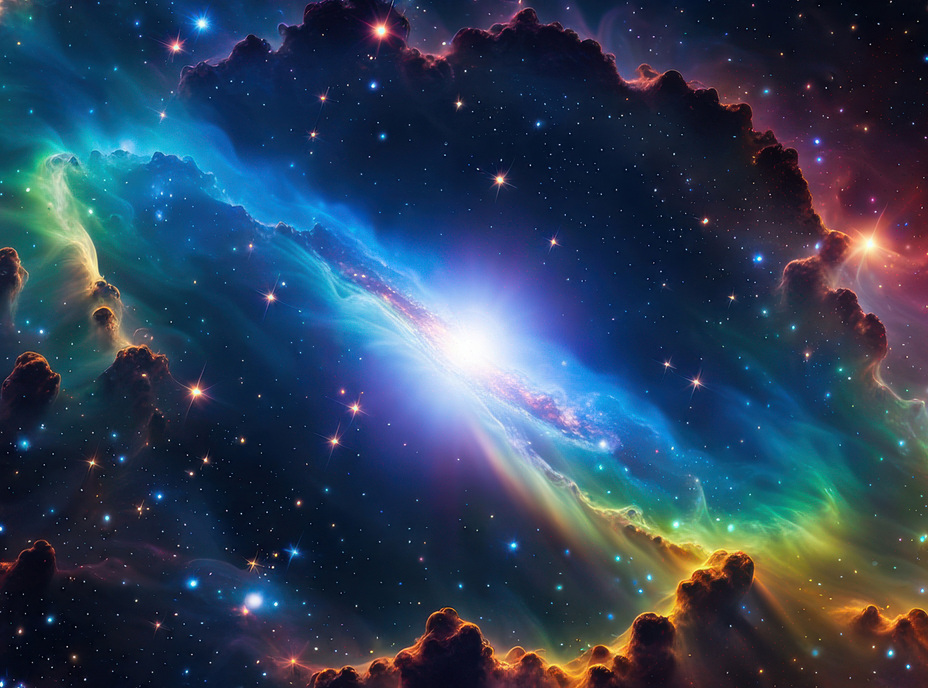

Rendered tile map (Tiled .tmx) drawn with the repository's tilesets; below, a short description and the map source with its tile grids summarised:
An orthogonal 58x43 tile map with 16x16 px tiles, 1 tile layer (Nebula).

<map version="1.10" tiledversion="1.11.0" orientation="orthogonal" renderorder="right-down" width="58" height="43" tilewidth="16" tileheight="16" infinite="0" nextlayerid="2" nextobjectid="1">
 <tileset firstgid="1" name="Nebula" tilewidth="16" tileheight="16" tilecount="3072" columns="64">
  <image source="Nebula.jpg" width="1024" height="768" />
 </tileset>
 <layer id="1" name="Nebula" width="58" height="43">
  <data>[2494 cells, 2494 non-empty, 2494 distinct tile ids]</data>
 </layer>
</map>